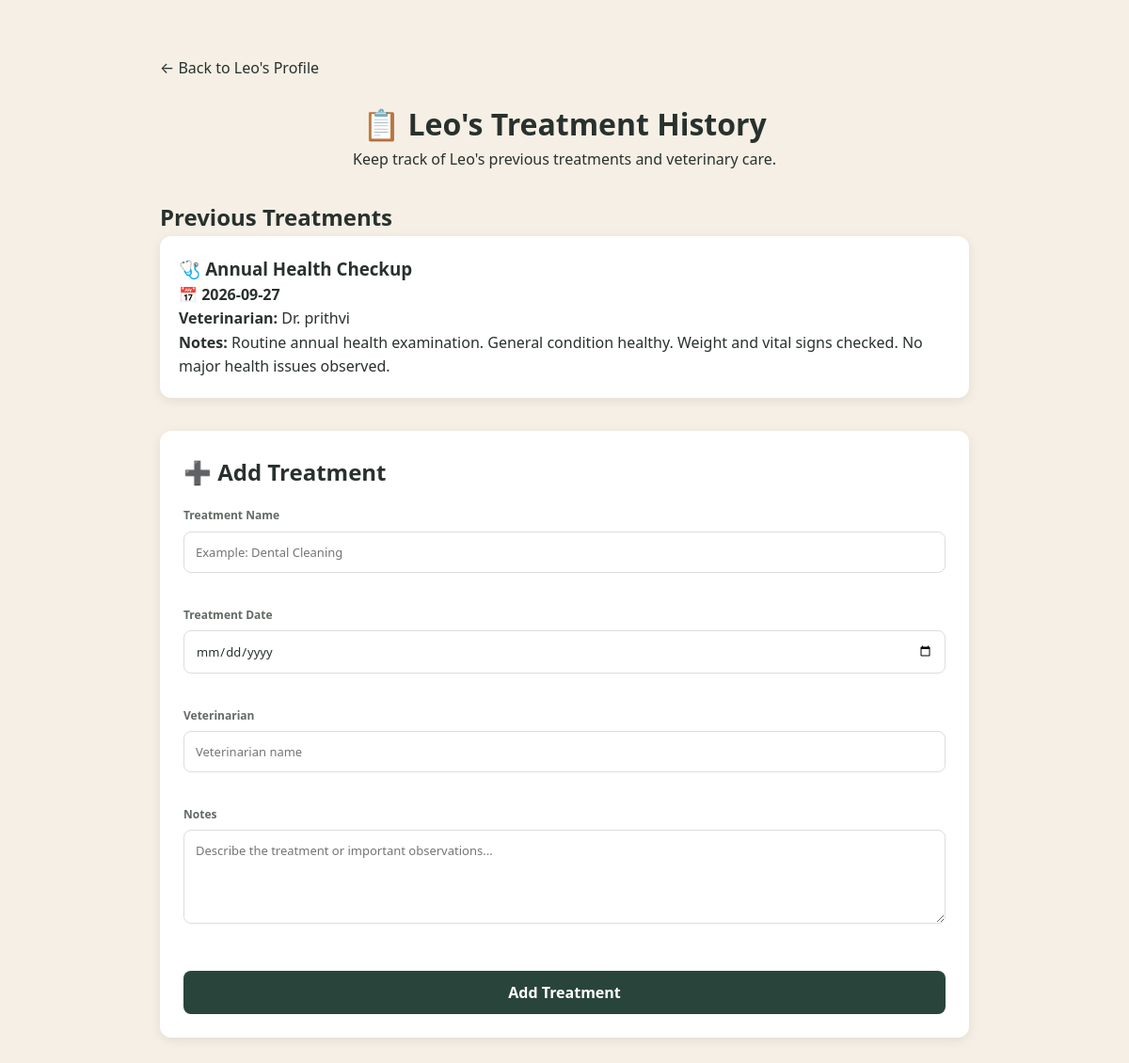
The app's page /pet/SPH-001/treatments with its own data.
### tables this page shows
CREATE TABLE pets (
            id INTEGER PRIMARY KEY AUTOINCREMENT,
            pet_id TEXT UNIQUE NOT NULL,
            name TEXT NOT NULL,
            breed TEXT NOT NULL,
            age INTEGER NOT NULL,
            gender TEXT,
            owner TEXT NOT NULL,
            phone TEXT NOT NULL
        );

CREATE TABLE treatments (
            id INTEGER PRIMARY KEY AUTOINCREMENT,
            pet_id TEXT NOT NULL,
            treatment_name TEXT NOT NULL,
            treatment_date TEXT NOT NULL,
            veterinarian TEXT,
            notes TEXT,
            FOREIGN KEY (pet_id) REFERENCES pets (pet_id)
        );

### app.py (the view, shortened to what this page needs)
@app.route("/pet/<pet_id>/treatments", methods=["GET", "POST"])
def pet_treatments(pet_id):
    conn = get_db_connection()
    pet = conn.execute(
        "SELECT * FROM pets WHERE pet_id = ?",
        (pet_id,)
    ).fetchone()
    if pet is None:
        conn.close()
        return "Pet not found", 404
    records = conn.execute("""
        SELECT *
        FROM treatments
        WHERE pet_id = ?
        ORDER BY id DESC
    """, (pet_id,)).fetchall()
    conn.close()
    return render_template(
        "treatments.html",
        pet=pet,
        records=records
    )

### app.py (called while the page is built)
def get_db_connection():
    conn = sqlite3.connect(DATABASE)
    conn.row_factory = sqlite3.Row
    return conn

### templates/treatments.html (shortened to what this page needs)
<!DOCTYPE html>
<html lang="en">
<head>
    <link rel="stylesheet"
          href="{{ url_for('static', filename='style.css') }}">
</head>
<body>
<div class="treatments-container">
    <a href="{{ url_for('pet_profile', pet_id=pet.pet_id) }}"
       class="back-button">
        ← Back to {{ pet.name }}'s Profile
    </a>
    <div class="page-title">
        <h1>📋 {{ pet.name }}'s Treatment History</h1>
        <p>
            Keep track of {{ pet.name }}'s previous treatments and veterinary care.
        </p>
    </div>
    <section>
        <h2>Previous Treatments</h2>
        {% if records %}
            {% for record in records %}
                <div class="treatment-card">
                    <h3>
                        🩺 {{ record["treatment_name"] }}
                    </h3>
                    <p class="treatment-date">
                        📅 {{ record["treatment_date"] }}
                    </p>
                    {% if record["veterinarian"] %}
                        <p>
                            <strong>Veterinarian:</strong>
                            {{ record["veterinarian"] }}
                        </p>
                    {% endif %}
                    {% if record["notes"] %}
                        <p>
                            <strong>Notes:</strong>
                            {{ record["notes"] }}
                        </p>
                    {% endif %}
                </div>
            {% endfor %}
        {% else %}
            <div class="no-treatments">
                <p>
                    No treatment records have been added yet.
                </p>
            </div>
        {% endif %}
    </section>
    <section class="add-treatment">
        <h2>➕ Add Treatment</h2>
        <form method="POST">
            <div class="form-group">
                <label for="treatment_name">
                    Treatment Name
                </label>
                <input
                    type="text"
                    id="treatment_name"
                    name="treatment_name"
                    placeholder="Example: Dental Cleaning"
                    required
                >
            </div>
            <div class="form-group">
                <label for="treatment_date">
                    Treatment Date
                </label>
                <input
                    type="date"
                    id="treatment_date"
                    name="treatment_date"
                    required
                >
            </div>
            <div class="form-group">
                <label for="veterinarian">
                    Veterinarian
                </label>
                <input
                    type="text"
                    id="veterinarian"
                    name="veterinarian"
                    placeholder="Veterinarian name"
                >
            </div>
            <div class="form-group">
                <label for="notes">
                    Notes
                </label>
                <textarea
                    id="notes"
                    name="notes"
                    placeholder="Describe the treatment or important observations..."
                ></textarea>
            </div>
            <button type="submit" class="submit-button">
                Add Treatment
            </button>
        </form>
    </section>
</div>
</body>
</html>

### static/style.css (style rules this page uses)
:root { --ivory: #F5EFE5; --cream: #FCFAF5; --cream-dark: #EDE3D5; --forest: #29453B; --forest-deep: #203A32; --botanical: #526653; --olive: #77806A; --terracotta: #A96545; --clay: #C99578; --clay-soft: #E7C8B5; --sand: #E1C8B0; --text: #29312E; --text-soft: #626A64; --text-muted: #8A9089; --white: #FFFFFF; --border: #DED8CC; --border-light: #E9E3D9; --success: #55745D; --success-soft: #E2EDE3; --warning: #A96545; --warning-soft: #F4E3D8; --shadow-soft: 0 6px 25px rgba(55, 52, 43, 0.06); --shadow-medium: 0 12px 35px rgba(55, 52, 43, 0.09); --shadow-large: 0 20px 55px rgba(55, 52, 43, 0.12); --radius-small: 10px; --radius-medium: 18px; --radius-large: 26px; }
* { margin: 0; padding: 0; box-sizing: border-box; }
html { scroll-behavior: smooth; }
body { font-family: "Segoe UI", Inter, -apple-system, BlinkMacSystemFont, Arial, sans-serif; background: var(--ivory); color: var(--text); line-height: 1.6; min-height: 100vh; }
a { text-decoration: none; color: inherit; }
button, input, select, textarea { font-family: inherit; }
form { display: flex; flex-direction: column; }
form label { color: var(--text-soft); font-size: 12px; font-weight: 650; margin-top: 17px; margin-bottom: 6px; }
form input, form select, form textarea { width: 100%; padding: 11px 12px; background: white; color: var(--text); border: 1px solid #D7D2C8; border-radius: 9px; outline: none; font-size: 13px; transition: border-color 0.2s ease, box-shadow 0.2s ease; }
form textarea { min-height: 100px; resize: vertical; }
form button { margin-top: 24px; padding: 12px; border: none; border-radius: 9px; background: var(--forest); color: white; font-size: 13px; font-weight: 650; cursor: pointer; transition: background 0.2s ease, transform 0.2s ease; }

### templates/treatments.html (style rules this page uses)
.treatments-container { max-width: 900px; margin: 40px auto; padding: 20px; }
.page-title { text-align: center; margin-bottom: 30px; }
.treatment-card { background: white; border-radius: 12px; padding: 20px; margin-bottom: 15px; box-shadow: 0 3px 12px rgba(0, 0, 0, 0.08); }
.treatment-card h3 { margin-top: 0; }
.treatment-date { font-weight: bold; }
.add-treatment { margin-top: 35px; padding: 25px; background: white; border-radius: 12px; box-shadow: 0 3px 12px rgba(0, 0, 0, 0.08); }
.form-group { margin-bottom: 18px; }
.form-group label { display: block; margin-bottom: 7px; font-weight: bold; }
.form-group input, .form-group textarea { width: 100%; padding: 12px; border: 1px solid #ddd; border-radius: 8px; box-sizing: border-box; }
.form-group textarea { min-height: 100px; resize: vertical; }
.submit-button { padding: 12px 25px; border: none; border-radius: 8px; cursor: pointer; font-size: 16px; }
.back-button { display: inline-block; margin-bottom: 20px; text-decoration: none; }

### records on screen
pets: name "Leo"
treatments: treatment_name "Annual Health Checkup", treatment_date "2026-09-27", veterinarian "Dr. prithvi", notes "Routine annual health examination. General condition healthy. Weight and vital signs checked. No major health issues observed."
